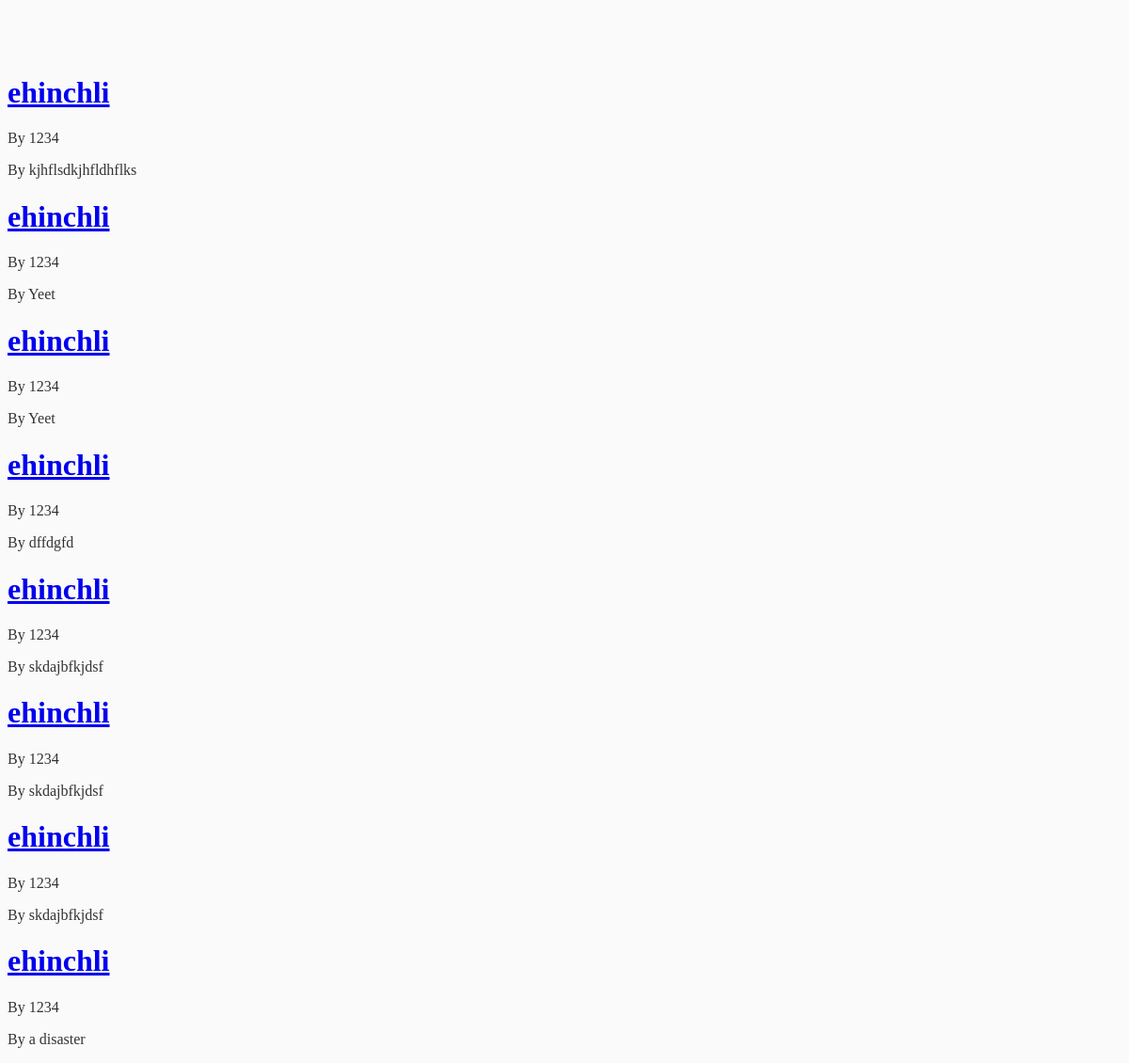
The page / on the database its author committed.
### repair_app/models.py (models this page shows, shortened)
class WorkOrder(models.Model):
    client = models.ForeignKey(Client, on_delete=models.CASCADE)
    device = models.ForeignKey(Device, on_delete=models.CASCADE)
    date_in = models.DateTimeField(auto_now=True)
    date_out = models.DateTimeField(null=True, blank=True)
    submission_notes = models.CharField(max_length=2000)
    tech_notes = models.CharField(max_length=2000, blank=True)
    assigned_tech = models.CharField(max_length=CHAR_MAX, blank=True)
    status = models.CharField(max_length=CHAR_MAX, blank=True)
    repair_cost = models.FloatField(null=True)

class Client(models.Model):
    netid = models.CharField(max_length=8)
    first_name = models.CharField(max_length=CHAR_MAX)
    last_name = models.CharField(max_length=CHAR_MAX)
    affiliation = models.CharField(max_length=CHAR_MAX)
    phone = models.CharField(max_length=CHAR_MAX)
    email = models.CharField(max_length=CHAR_MAX)
    street = models.CharField(max_length=CHAR_MAX)
    city = models.CharField(max_length=CHAR_MAX)
    state = models.CharField(max_length=CHAR_MAX)
    zip = models.IntegerField()
    country = models.CharField(max_length=CHAR_MAX)
    def __str__(self):
        return self.netid

class Device(models.Model):
    serial_number = models.CharField(max_length=CHAR_MAX)
    warranty_type = models.CharField(max_length=CHAR_MAX)
    warranty_expiry = models.DateTimeField()
    misc_hardware = models.CharField(max_length=CHAR_MAX)
    data_backup = models.CharField(max_length=CHAR_MAX)
    find_my_mac = models.CharField(max_length=CHAR_MAX)
    def __str__(self):
        return self.serial_number

### repair_app/views.py (the view)
# urls.py: path('', WorkOrderList.as_view(), name='repair-home'),
class WorkOrderList(ListView):
    model = WorkOrder
    template_name = 'repair_app/home.html'
    context_object_name = 'workOrders'
    ordering = ['-date_in']

### templates/repair_app/home.html
{% extends "repair_app/base.html" %}
{% block content %}
    {% for wo in workOrders %}
        <h1><a href="{% url 'workOrder-detail' wo.id %}">{{ wo.client }}</a></h1>
        <p>By {{ wo.device }}</p>
        <p>By {{ wo.submission_notes }}</p>
    {% endfor %}
{% endblock content %}

### templates/repair_app/base.html (shortened to what this page needs)
{% load static %}
<!DOCTYPE html>
<html lang="en">
<head>
    <link rel="stylesheet" type="text/css" href="{% static 'repair_app/main.css' %}">
</head>
<body>
    {% block content %}{% endblock %}
</body>
</html>

### repair_app/static/repair_app/main.css (style rules this page uses)
body { background: #fafafa; color: #333333; margin-top: 5rem; }
h1, h2, h3, h4, h5, h6 { color: #444444; }

### rows shown on the page
WorkOrder: client "ehinchli", device "1234", submission_notes "kjhflsdkjhfldhflks"
WorkOrder: client "ehinchli", device "1234", submission_notes "Yeet"
WorkOrder: client "ehinchli", device "1234", submission_notes "Yeet"
WorkOrder: client "ehinchli", device "1234", submission_notes "dffdgfd"
WorkOrder: client "ehinchli", device "1234", submission_notes "skdajbfkjdsf"
WorkOrder: client "ehinchli", device "1234", submission_notes "skdajbfkjdsf"
WorkOrder: client "ehinchli", device "1234", submission_notes "skdajbfkjdsf"
WorkOrder: client "ehinchli", device "1234", submission_notes "a disaster"
